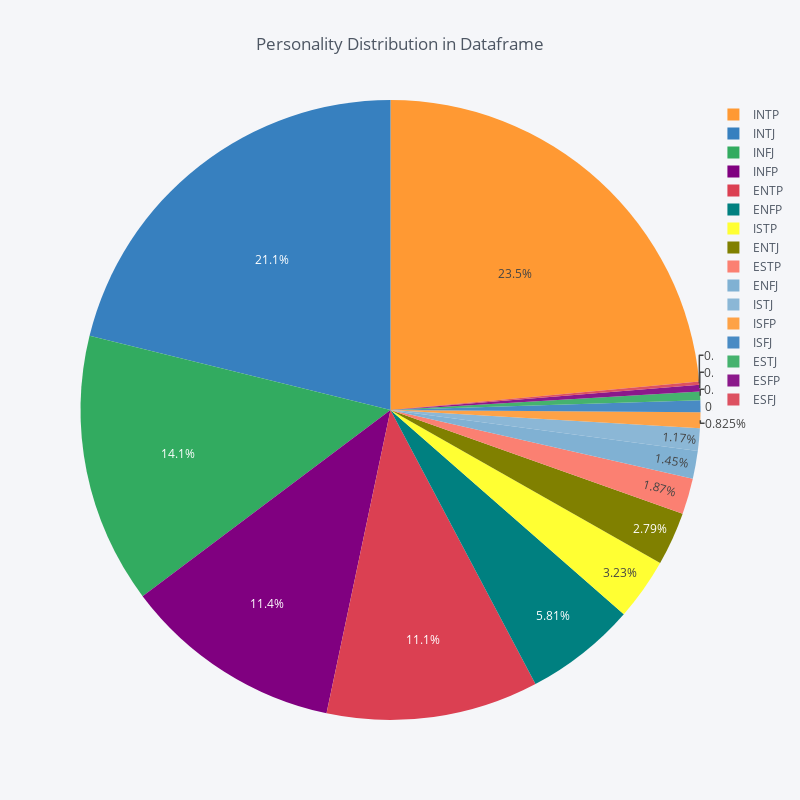

This figure's notebook cell:
### Code cell
cf.go_offline()
frequencies_dataframe.iplot(
    kind="pie",
    labels="type",
    values="values",
    title="Personality Distribution in Dataframe",
    dimensions=(800, 800),
    
)

### Figure 1 — Plotly figure (JSON) as saved in the notebook; plotly's stock layout.template omitted (floating-point values rounded to 4 significant figures)
{"data": [{"labels": ["INTP", "INTJ", "INFJ", "INFP", "ENTP", "ENFP", "ISTP", "ENTJ", "ESTP", "ENFJ", "ISTJ", "ISFP", "ISFJ", "ESTJ", "ESFP", "ESFJ"], "marker": {"colors": ["rgba(255, 153, 51, 1.0)", "rgba(55, 128, 191, 1.0)", "rgba(50, 171, 96, 1.0)", "rgba(128, 0, 128, 1.0)", "rgba(219, 64, 82, 1.0)", "rgba(0, 128, 128, 1.0)", "rgba(255, 255, 51, 1.0)", "rgba(128, 128, 0, 1.0)", "rgba(251, 128, 114, 1.0)", "rgba(128, 177, 211, 1.0)", "rgba(128, 177, 211, 0.8999999999999999)", "rgba(255, 153, 51, 0.8999999999999999)", "rgba(55, 128, 191, 0.8999999999999999)", "rgba(50, 171, 96, 0.8999999999999999)", "rgba(128, 0, 128, 0.8999999999999999)", "rgba(219, 64, 82, 0.8999999999999999)"]}, "name": "", "type": "pie", "values": [24961, 22427, 14963, 12134, 11725, 6167, 3424, 2955, 1986, 1534, 1243, 875, 650, 482, 360, 181]}], "layout": {"height": 800, "legend": {"bgcolor": "#F5F6F9", "font": {"color": "#4D5663"}}, "paper_bgcolor": "#F5F6F9", "plot_bgcolor": "#F5F6F9", "title": "Personality Distribution in Dataframe", "titlefont": {"color": "#4D5663"}, "width": 800}}
